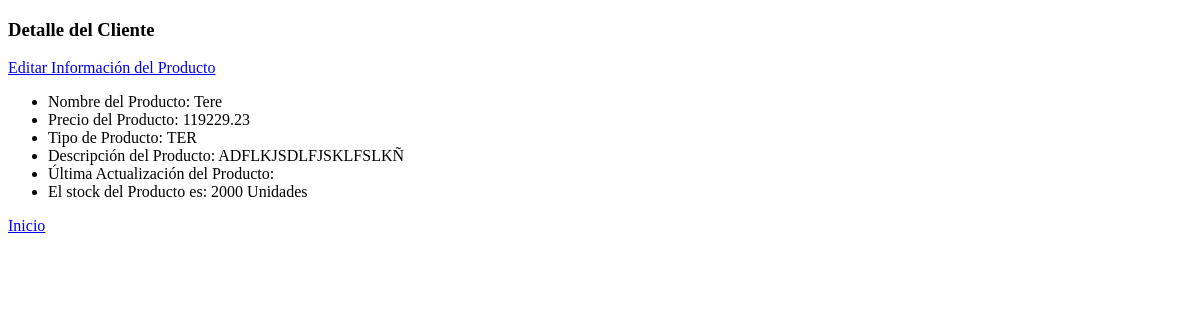
The app's page /order/product/detail/1/, older data.
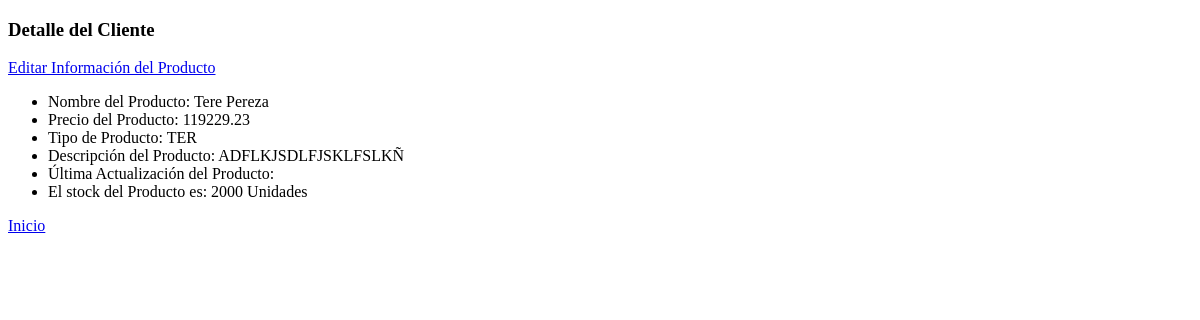
The same page, newer data.
### order/models.py (models this page shows, shortened)
class Product(models.Model):
	product_name = models.CharField(max_length=128,
		blank=True, null=True,
		verbose_name='Producto',
		help_text='Ingrese el Nombre del Producto.')
	product_price = models.DecimalField(max_digits=64,
		decimal_places=2,
		verbose_name='Precio',
		help_text='Precio del Producto')
	product_type = models.CharField(max_length=128,
		blank=True, null=True,
		verbose_name='Tipo de Producto',
		help_text='Ingrese el Tipo de Producto al que pertence.')
	product_description = models.TextField(max_length=400,
		verbose_name='Descripción del Producto',
		help_text='Ingrese la Descripción del Producto.')

### order/views.py (the view)
# urls.py: url(r'^product/detail/(?P<product_id>\d+)/$', views.product, name='product'),
def product(request, product_id):
    context = {}
    try:
        product = Product.objects.get(id=product_id)
        context.update({'product':product,'title': 'Detalle del Cliente'})
        try:
            stock = Stock.objects.get(stock_product_id=product_id)
            context.update({'stock':stock})
        except Stock.DoesNotExist:
            context.update({'error_stock':True})
    except Product.DoesNotExist:
        context.update({'error': True})
    return render(request, 'product_detail.html', context)

### order/templates/product_detail.html (shortened to what this page needs)
<!DOCTYPE html>
<html>
  <head>
  </head>
  <body>
    {% if product %}
      <h3>{{ title }}</h3>
      <a href="{% url 'product_edit' product.id stock.id %}">Editar Información del Producto</a>
        <ul>
          <li>Nombre del Producto: {{ product.product_name }}</li>
          <li>Precio del Producto: {{ product.product_price }}</li>
          <li>Tipo de Producto: {{ product.product_type }}</li>
          <li>Descripción del Producto: {{ product.product_description }}</li>
          <li>Última Actualización del Producto: {{ product.date_updated_product }}</li>
    {% endif %}
    {% if stock %}
      <li>El stock del Producto es: {{ stock.stock_quantity }} Unidades</li>
    {% else %}
      <li>No existen unidades disponibles</li>
    {% endif %}
    </ul>
    <a href="{% url 'order_index' %}">Inicio</a>
  </body>
</html>

Row changes from the older to the newer data that the page shows:
changed Product "TER": product_name "Tere" → "Tere Pereza"
